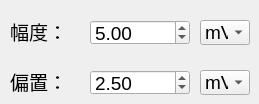
              <widget class="QWidget" name="tab_ch1_sine_vol_appoff">
               <attribute name="title">
                <string>幅度-偏置</string>
               </attribute>
               <widget class="QLabel" name="label_vol_3">
                <property name="geometry">
                 <rect>
                  <x>10</x>
                  <y>70</y>
                  <width>76</width>
                  <height>22</height>
                 </rect>
                </property>
                <property name="font">
                 <font>
                  <family>Arial</family>
                  <pointsize>14</pointsize>
                 </font>
                </property>
                <property name="text">
                 <string>偏置：</string>
                </property>
               </widget>
               <widget class="QComboBox" name="comboBox_ch1_sine_vol_appoff_appunit">
                <property name="geometry">
                 <rect>
                  <x>200</x>
                  <y>20</y>
                  <width>50</width>
                  <height>25</height>
                 </rect>
                </property>
                <property name="minimumSize">
                 <size>
                  <width>50</width>
                  <height>0</height>
                 </size>
                </property>
                <property name="maximumSize">
                 <size>
                  <width>50</width>
                  <height>16777215</height>
                 </size>
                </property>
                <property name="font">
                 <font>
                  <pointsize>14</pointsize>
                 </font>
                </property>
                <item>
                 <property name="text">
                  <string>mV</string>
                 </property>
                </item>
                <item>
                 <property name="text">
                  <string>V</string>
                 </property>
                </item>
               </widget>
               <widget class="QComboBox" name="comboBox_ch1_sine_vol_appoff_offunit">
                <property name="geometry">
                 <rect>
                  <x>200</x>
                  <y>70</y>
                  <width>50</width>
                  <height>25</height>
                 </rect>
                </property>
                <property name="minimumSize">
                 <size>
                  <width>50</width>
                  <height>0</height>
                 </size>
                </property>
                <property name="maximumSize">
                 <size>
                  <width>50</width>
                  <height>16777215</height>
                 </size>
                </property>
                <property name="font">
                 <font>
                  <pointsize>14</pointsize>
                 </font>
                </property>
                <item>
                 <property name="text">
                  <string>mV</string>
                 </property>
                </item>
                <item>
                 <property name="text">
                  <string>V</string>
                 </property>
                </item>
               </widget>
               <widget class="QLabel" name="label_vol_4">
                <property name="geometry">
                 <rect>
                  <x>10</x>
                  <y>20</y>
                  <width>76</width>
                  <height>22</height>
                 </rect>
                </property>
                <property name="font">
                 <font>
                  <family>Arial</family>
                  <pointsize>14</pointsize>
                 </font>
                </property>
                <property name="text">
                 <string>幅度：</string>
                </property>
               </widget>
               <widget class="QDoubleSpinBox" name="doubleSpinBox_ch1_sine_vol_appoff_offpara">
                <property name="geometry">
                 <rect>
                  <x>90</x>
                  <y>70</y>
                  <width>100</width>
                  <height>25</height>
                 </rect>
                </property>
                <property name="minimumSize">
                 <size>
                  <width>100</width>
                  <height>0</height>
                 </size>
                </property>
                <property name="maximumSize">
                 <size>
                  <width>100</width>
                  <height>16777215</height>
                 </size>
                </property>
                <property name="font">
                 <font>
                  <pointsize>14</pointsize>
                 </font>
                </property>
                <property name="value">
                 <double>2.500000000000000</double>
                </property>
               </widget>
               <widget class="QDoubleSpinBox" name="doubleSpinBox_ch1_sine_vol_appoff_apppara">
                <property name="geometry">
                 <rect>
                  <x>90</x>
                  <y>20</y>
                  <width>100</width>
                  <height>25</height>
                 </rect>
                </property>
                <property name="minimumSize">
                 <size>
                  <width>100</width>
                  <height>0</height>
                 </size>
                </property>
                <property name="maximumSize">
                 <size>
                  <width>100</width>
                  <height>16777215</height>
                 </size>
                </property>
                <property name="font">
                 <font>
                  <pointsize>14</pointsize>
                 </font>
                </property>
                <property name="minimum">
                 <double>4.000000000000000</double>
                </property>
                <property name="value">
                 <double>5.000000000000000</double>
                </property>
               </widget>
              </widget>
